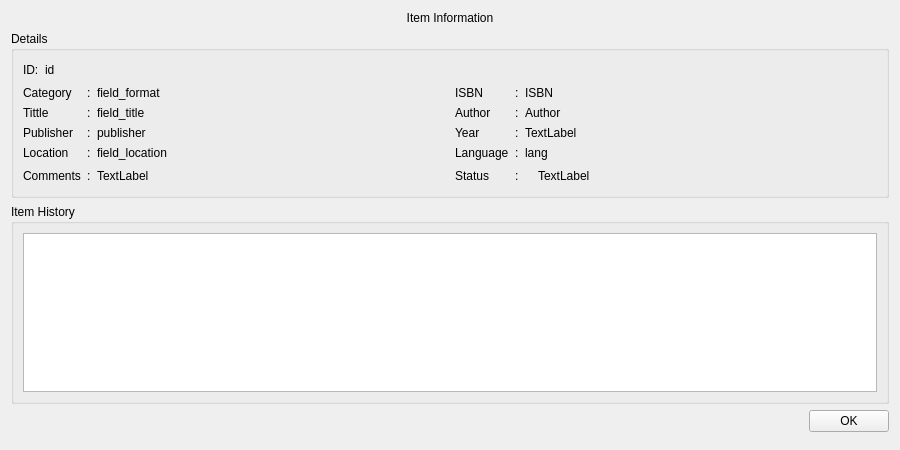
<?xml version="1.0" encoding="UTF-8"?>
<ui version="4.0">
 <class>ItemInfo</class>
 <widget class="QWidget" name="ItemInfo">
  <property name="geometry">
   <rect>
    <x>0</x>
    <y>0</y>
    <width>900</width>
    <height>450</height>
   </rect>
  </property>
  <property name="maximumSize">
   <size>
    <width>1024</width>
    <height>600</height>
   </size>
  </property>
  <property name="windowTitle">
   <string>New Item</string>
  </property>
  <property name="locale">
   <locale language="Spanish" country="Chile"/>
  </property>
  <layout class="QVBoxLayout" name="verticalLayout_2">
   <item>
    <widget class="QLabel" name="title">
     <property name="text">
      <string>Item Information</string>
     </property>
     <property name="alignment">
      <set>Qt::AlignCenter</set>
     </property>
    </widget>
   </item>
   <item>
    <widget class="QGroupBox" name="groupBox">
     <property name="title">
      <string>Details</string>
     </property>
     <layout class="QVBoxLayout" name="verticalLayout">
      <item>
       <layout class="QHBoxLayout" name="horizontalLayout_2">
        <item>
         <widget class="QLabel" name="label_ID">
          <property name="text">
           <string>ID:</string>
          </property>
         </widget>
        </item>
        <item>
         <widget class="QLabel" name="field_ID">
          <property name="text">
           <string>id</string>
          </property>
         </widget>
        </item>
        <item>
         <spacer name="horizontalSpacer_2">
          <property name="orientation">
           <enum>Qt::Horizontal</enum>
          </property>
          <property name="sizeHint" stdset="0">
           <size>
            <width>40</width>
            <height>20</height>
           </size>
          </property>
         </spacer>
        </item>
       </layout>
      </item>
      <item>
       <layout class="QGridLayout" name="gridLayout_5" columnstretch="0,0,1,0,0,1">
        <item row="3" column="1">
         <widget class="QLabel" name="label_colon_9">
          <property name="text">
           <string>:</string>
          </property>
         </widget>
        </item>
        <item row="3" column="2">
         <widget class="QLabel" name="field_location">
          <property name="text">
           <string>field_location</string>
          </property>
         </widget>
        </item>
        <item row="3" column="3">
         <widget class="QLabel" name="label_language">
          <property name="text">
           <string>Language</string>
          </property>
         </widget>
        </item>
        <item row="3" column="4">
         <widget class="QLabel" name="label_colon_8">
          <property name="text">
           <string>:</string>
          </property>
         </widget>
        </item>
        <item row="3" column="0">
         <widget class="QLabel" name="label_location">
          <property name="text">
           <string>Location</string>
          </property>
         </widget>
        </item>
        <item row="4" column="0">
         <widget class="QLabel" name="label_comments">
          <property name="text">
           <string>Comments</string>
          </property>
         </widget>
        </item>
        <item row="4" column="2">
         <widget class="QLabel" name="field_comments">
          <property name="text">
           <string>TextLabel</string>
          </property>
         </widget>
        </item>
        <item row="4" column="3">
         <widget class="QLabel" name="label_statuslabel">
          <property name="text">
           <string>Status</string>
          </property>
         </widget>
        </item>
        <item row="0" column="3">
         <widget class="QLabel" name="lablel_ISBN">
          <property name="text">
           <string>ISBN</string>
          </property>
         </widget>
        </item>
        <item row="3" column="5">
         <widget class="QLabel" name="field_language">
          <property name="text">
           <string>lang</string>
          </property>
         </widget>
        </item>
        <item row="1" column="0">
         <widget class="QLabel" name="label_title">
          <property name="text">
           <string>Tittle</string>
          </property>
         </widget>
        </item>
        <item row="1" column="1">
         <widget class="QLabel" name="label_colon_4">
          <property name="text">
           <string>:</string>
          </property>
         </widget>
        </item>
        <item row="0" column="1">
         <widget class="QLabel" name="label_colon_2">
          <property name="text">
           <string>:</string>
          </property>
         </widget>
        </item>
        <item row="1" column="3">
         <widget class="QLabel" name="label_author">
          <property name="text">
           <string>Author</string>
          </property>
         </widget>
        </item>
        <item row="1" column="4">
         <widget class="QLabel" name="label_colon_5">
          <property name="text">
           <string>:</string>
          </property>
         </widget>
        </item>
        <item row="1" column="2">
         <widget class="QLabel" name="field_title">
          <property name="text">
           <string>field_title</string>
          </property>
         </widget>
        </item>
        <item row="2" column="0">
         <widget class="QLabel" name="label_publisher">
          <property name="text">
           <string>Publisher</string>
          </property>
         </widget>
        </item>
        <item row="0" column="4">
         <widget class="QLabel" name="label_colon_3">
          <property name="text">
           <string>:</string>
          </property>
         </widget>
        </item>
        <item row="2" column="1">
         <widget class="QLabel" name="label_colon_6">
          <property name="text">
           <string>:</string>
          </property>
         </widget>
        </item>
        <item row="2" column="4">
         <widget class="QLabel" name="label_colon_7">
          <property name="text">
           <string>:</string>
          </property>
         </widget>
        </item>
        <item row="2" column="5">
         <widget class="QLabel" name="field_year">
          <property name="text">
           <string>TextLabel</string>
          </property>
         </widget>
        </item>
        <item row="1" column="5">
         <widget class="QLabel" name="field_author">
          <property name="text">
           <string>Author</string>
          </property>
         </widget>
        </item>
        <item row="4" column="4">
         <widget class="QLabel" name="label_colon_11">
          <property name="text">
           <string>:</string>
          </property>
         </widget>
        </item>
        <item row="4" column="1">
         <widget class="QLabel" name="label_colon_10">
          <property name="text">
           <string>:</string>
          </property>
         </widget>
        </item>
        <item row="2" column="2">
         <widget class="QLabel" name="field_publisher">
          <property name="text">
           <string>publisher</string>
          </property>
         </widget>
        </item>
        <item row="0" column="0">
         <widget class="QLabel" name="label_format">
          <property name="text">
           <string>Category</string>
          </property>
         </widget>
        </item>
        <item row="0" column="2">
         <widget class="QLabel" name="field_format">
          <property name="text">
           <string>field_format</string>
          </property>
         </widget>
        </item>
        <item row="0" column="5">
         <widget class="QLabel" name="field_ISBN">
          <property name="text">
           <string>ISBN</string>
          </property>
         </widget>
        </item>
        <item row="2" column="3">
         <widget class="QLabel" name="label_year">
          <property name="text">
           <string>Year</string>
          </property>
         </widget>
        </item>
        <item row="4" column="5">
         <layout class="QHBoxLayout" name="horizontalLayout">
          <item>
           <widget class="QLabel" name="check_status">
            <property name="text">
             <string/>
            </property>
            <property name="pixmap">
             <pixmap resource="myicons.qrc">:/status/resources/pixmap/icons/status/status-no.png</pixmap>
            </property>
           </widget>
          </item>
          <item>
           <widget class="QLabel" name="field_status">
            <property name="text">
             <string>TextLabel</string>
            </property>
           </widget>
          </item>
          <item>
           <spacer name="horizontalSpacer_3">
            <property name="orientation">
             <enum>Qt::Horizontal</enum>
            </property>
            <property name="sizeHint" stdset="0">
             <size>
              <width>40</width>
              <height>20</height>
             </size>
            </property>
           </spacer>
          </item>
         </layout>
        </item>
       </layout>
      </item>
     </layout>
    </widget>
   </item>
   <item>
    <widget class="QGroupBox" name="groupBox_2">
     <property name="title">
      <string>Item History</string>
     </property>
     <layout class="QVBoxLayout" name="verticalLayout_3">
      <item>
       <widget class="QTreeView" name="treeHistory"/>
      </item>
     </layout>
    </widget>
   </item>
   <item>
    <layout class="QHBoxLayout" name="horizontalLayout_3">
     <item>
      <spacer name="horizontalSpacer">
       <property name="orientation">
        <enum>Qt::Horizontal</enum>
       </property>
       <property name="sizeHint" stdset="0">
        <size>
         <width>40</width>
         <height>20</height>
        </size>
       </property>
      </spacer>
     </item>
     <item>
      <widget class="QPushButton" name="pushButton">
       <property name="text">
        <string>OK</string>
       </property>
      </widget>
     </item>
    </layout>
   </item>
   <item>
    <spacer name="verticalSpacer">
     <property name="orientation">
      <enum>Qt::Vertical</enum>
     </property>
     <property name="sizeHint" stdset="0">
      <size>
       <width>20</width>
       <height>40</height>
      </size>
     </property>
    </spacer>
   </item>
  </layout>
  <zorder>groupBox</zorder>
  <zorder>verticalSpacer</zorder>
  <zorder>groupBox_2</zorder>
  <zorder>title</zorder>
 </widget>
 <resources>
  <include location="myicons.qrc"/>
 </resources>
 <connections>
  <connection>
   <sender>pushButton</sender>
   <signal>clicked()</signal>
   <receiver>ItemInfo</receiver>
   <slot>close()</slot>
   <hints>
    <hint type="sourcelabel">
     <x>717</x>
     <y>198</y>
    </hint>
    <hint type="destinationlabel">
     <x>694</x>
     <y>222</y>
    </hint>
   </hints>
  </connection>
 </connections>
</ui>
